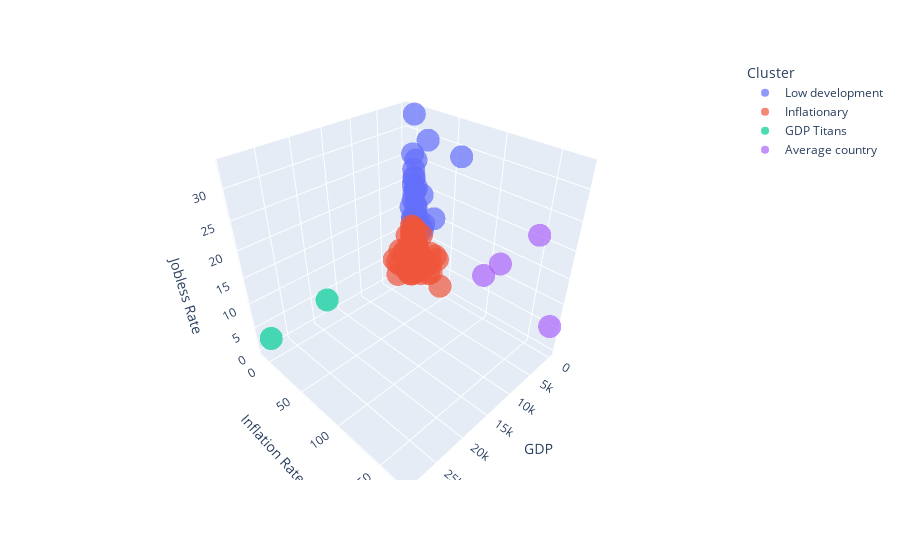

Notebook code cell kept with this figure:
### Code cell
import plotly.express as px
import plotly.io as pio

#pio.renderers.default = "browser"

fig = px.scatter_3d(
    df1,
    x='GDP',
    y='Inflation Rate',
    z='Jobless Rate',
    color='cluster',
    hover_name='name',    # además se ve al pasar el mouse
    opacity=0.7
)

# Styling
fig.update_traces(textposition='top center')
fig.update_layout(
    legend_title="Cluster",
    scene=dict(
        xaxis_title='GDP',
        yaxis_title='Inflation Rate',
        zaxis_title='Jobless Rate'
    )
)

fig.show()

### Figure 1 — Plotly figure (JSON) as saved in the notebook; plotly's stock layout.template omitted (floating-point values rounded to 4 significant figures; data arrays with more than 128 entries replaced by an {"elided": "..."} marker saying what was removed)
{"data": [{"hovertemplate": "<b>%{hovertext}</b><br><br>cluster=Low development<br>GDP=%{x}<br>Inflation Rate=%{y}<br>Jobless Rate=%{z}<extra></extra>", "hovertext": ["Tunisia", "Afghanistan", "Angola", "Iraq", "Djibouti", "Mozambique", "South Africa", "Rwanda", "Jordan", "Georgia", "Armenia", "Republic of the Congo", "Lesotho", "Cape Verde", "Syria", "Senegal", "Ethiopia", "Tajikistan", "Botswana", "Lebanon", "Zambia", "Bosnia and Herzegovina", "Libya", "Palestine", "Namibia", "Morocco", "Yemen", "Haiti", "Gabon"], "legendgroup": "Low development", "marker": {"color": "#636efa", "opacity": 0.7, "symbol": "circle"}, "mode": "markers", "name": "Low development", "scene": "scene", "showlegend": true, "textposition": "top center", "type": "scatter3d", "x": [53, 17, 80, 280, 4, 22, 400, 14, 53, 34, 26, 16, 2, 3, 20, 32, 164, 14, 19, 20, 26, 28, 47, 14, 13, 154, 19, 25, 21], "y": [5.3, 0.2, 19.48, -0.6, -0.6, 3.96, 3.5, 7.2, 1.68, 4.3, 3.4, 5.0, 4.3, 2.7, 15.87, 1.8, 13.7, 3.5, 1.1, 14.3, 13.0, 4.6, 1.7, 59.35, 3.5, 0.5, 0.77, 29.6, 0.7], "z": [15.7, 13.3, 29.4, 15.5, 25.9, 25.04, 33.2, 13.4, 21.3, 14.3, 13.9, 19.8, 16.1, 11.9, 13.0, 21.7, 18.9, 11.6, 23.1, 11.5, 12.0, 13.4, 18.6, 28.6, 19.1, 12.8, 17.1, 15.1, 20.1]}, {"hovertemplate": "<b>%{hovertext}</b><br><br>cluster=Inflationary<br>GDP=%{x}<br>Inflation Rate=%{y}<br>Jobless Rate=%{z}<extra></extra>", "hovertext": {"elided": "136 str values"}, "legendgroup": "Inflationary", "marker": {"color": "#EF553B", "opacity": 0.7, "symbol": "circle"}, "mode": "markers", "name": "Inflationary", "scene": "scene", "showlegend": true, "textposition": "top center", "type": "scatter3d", "x": {"elided": "136 int values"}, "y": {"elided": "136 float values"}, "z": {"elided": "136 float values"}}, {"hovertemplate": "<b>%{hovertext}</b><br><br>cluster=GDP Titans<br>GDP=%{x}<br>Inflation Rate=%{y}<br>Jobless Rate=%{z}<extra></extra>", "hovertext": ["United States", "China"], "legendgroup": "GDP Titans", "marker": {"color": "#00cc96", "opacity": 0.7, "symbol": "circle"}, "mode": "markers", "name": "GDP Titans", "scene": "scene", "showlegend": true, "textposition": "top center", "type": "scatter3d", "x": [29185, 18744], "y": [2.7, 0.0], "z": [4.2, 5.2]}, {"hovertemplate": "<b>%{hovertext}</b><br><br>cluster=Average country<br>GDP=%{x}<br>Inflation Rate=%{y}<br>Jobless Rate=%{z}<extra></extra>", "hovertext": ["Sudan", "South Sudan", "Zimbabwe", "Venezuela"], "legendgroup": "Average country", "marker": {"color": "#ab63fa", "opacity": 0.7, "symbol": "circle"}, "mode": "markers", "name": "Average country", "scene": "scene", "showlegend": true, "textposition": "top center", "type": "scatter3d", "x": [50, 12, 44, 112], "y": [146.6, 112.6, 95.8, 172.0], "z": [20.8, 12.5, 8.6, 5.5]}], "layout": {"legend": {"title": {"text": "Cluster"}, "tracegroupgap": 0}, "margin": {"t": 60}, "scene": {"domain": {"x": [0, 1], "y": [0, 1]}, "xaxis": {"title": {"text": "GDP"}}, "yaxis": {"title": {"text": "Inflation Rate"}}, "zaxis": {"title": {"text": "Jobless Rate"}}}}}
